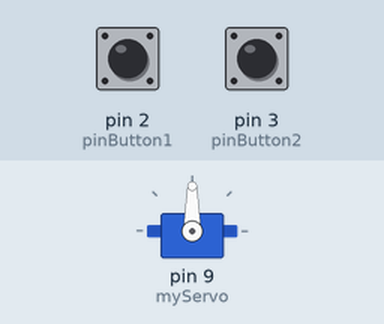
The sketch below on a simulated Arduino Uno, built with avr-gcc and run on an emulated ATmega328P. Parts: servo. The test bench sets the inputs (shaded band); at power-on: pin 2 (pinButton1) LOW, pin 3 (pinButton2) LOW. What the sketch prints to the serial monitor is not drawn.

Above: at 1.2 s.
1.3 s: pin 2 (pinButton1) pulled HIGH for 0.15 s
At 4.2 s:
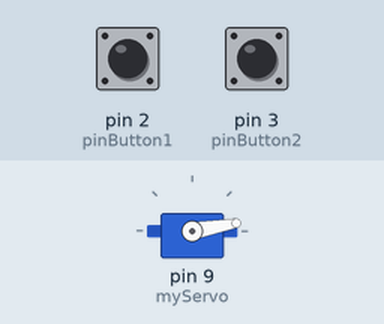
4.4 s: pin 3 (pinButton2) pulled HIGH for 0.15 s
At 4.94 s:
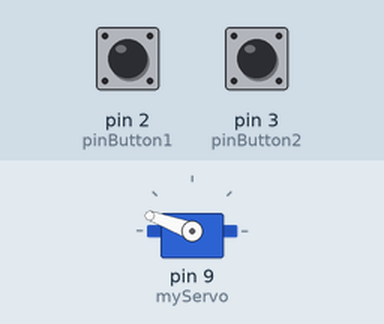
6.5 s: pin 2 (pinButton1) pulled HIGH for 1 s
At 7.0 s:
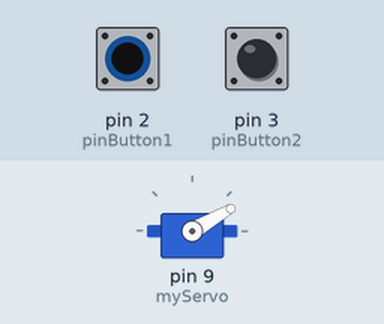
10.5 s: pin 3 (pinButton2) pulled HIGH for 1 s
At 11.9 s:
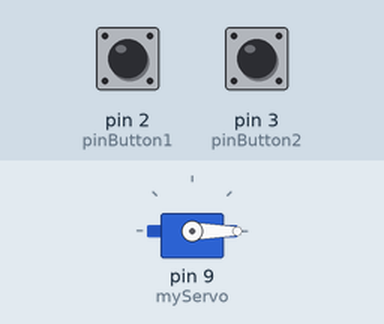
14.5 s: pin 2 (pinButton1) driven HIGH and pin 3 (pinButton2) driven HIGH
At 16.6 s:
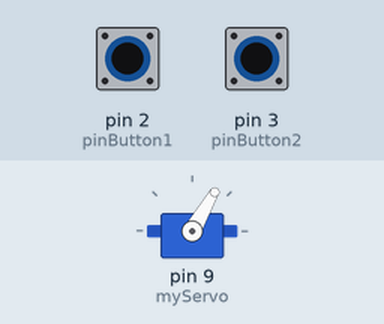
17.5 s: pin 2 (pinButton1) driven LOW
Timing chart, 0 to 21.5 s (numbered marks = the images above; inputs shaded):
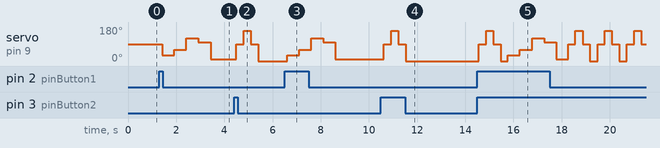

Measured:
- after the input at 1.3 s, servo on pin 9 (myServo): 90° → 30° after 0.13 s, → 60° 0.50 s later, → 120° 0.50 s later, → 100° 0.50 s later, … (5 changes in this stretch)
- after the input at 4.4 s, servo on pin 9 (myServo): 10° → 90° after 0.10 s, → 160° 0.30 s later, → 90° 0.30 s later, → 0° 0.30 s later
- after the input at 6.5 s, servo on pin 9 (myServo): 0° → 30° after 0.11 s, → 60° 0.50 s later, → 120° 0.50 s later, → 100° 0.50 s later, … (5 changes in this stretch)
- after the input at 10.5 s, servo on pin 9 (myServo): 10° → 90° after 0.12 s, → 160° 0.30 s later, → 90° 0.30 s later, → 0° 0.30 s later
- after the input at 14.5 s, servo on pin 9 (myServo): 0° → 90° after 0.07 s, → 160° 0.30 s later, → 90° 0.30 s later, → 0° 0.30 s later, … (8 changes in this stretch)

The sketch:

dos_botones.ino
```cpp
#include <Servo.h>
Servo myServo;
int angle =13;
const int pinButton1 = 2;
//2
const int pinButton2 = 3;
//3
int button1State=0;
int button2State=0;

void setup() {
  myServo.attach(9);
  Serial.begin(9600);
  pinMode(pinButton1, INPUT);
  pinMode(pinButton2, INPUT);
}
void loop() {
button1State = digitalRead(pinButton1);
Serial.print("El botón uno me dice que su estado es: ");
Serial.print(button1State);
if (button1State ==1){
  movimiento1();
}
button2State = digitalRead(pinButton2);
Serial.print("El botón dos me dice que su estado es: ");
Serial.print(button2State);
if (button2State == HIGH){

movimiento2();
}


}

void movimiento1(){
  myServo.write(30);
delay(500);
myServo.write(60);
delay(500);
myServo.write(120);
delay(500);
myServo.write(100);
delay(500);
myServo.write(10);
delay(500);
}

void movimiento2(){
myServo.write(90);
delay(300);
myServo.write(160);
delay(300);
myServo.write(90);
delay(300);
myServo.write(0);
delay(300);
}
```
